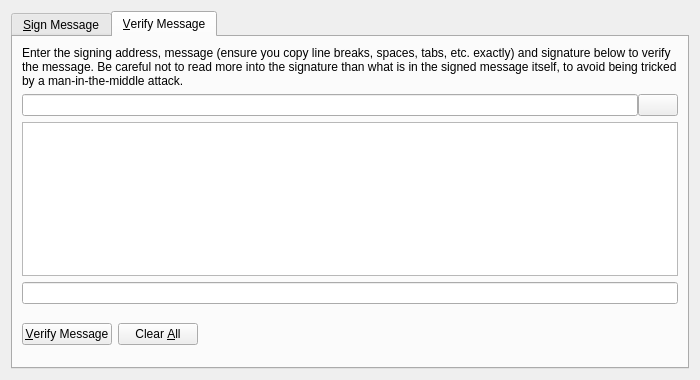
<?xml version="1.0" encoding="UTF-8"?>
<ui version="4.0">
 <class>SignVerifyMessageDialog</class>
 <widget class="QDialog" name="SignVerifyMessageDialog">
  <property name="geometry">
   <rect>
    <x>0</x>
    <y>0</y>
    <width>700</width>
    <height>380</height>
   </rect>
  </property>
  <property name="windowTitle">
   <string>Signatures - Sign / Verify a Message</string>
  </property>
  <property name="modal">
   <bool>true</bool>
  </property>
  <layout class="QVBoxLayout" name="verticalLayout">
   <item>
    <widget class="QTabWidget" name="tabWidget">
     <property name="currentIndex">
      <number>1</number>
     </property>
     <widget class="QWidget" name="tabSignMessage">
      <attribute name="title">
       <string>&amp;Sign Message</string>
      </attribute>
      <layout class="QVBoxLayout" name="verticalLayout_SM">
       <item>
        <widget class="QLabel" name="infoLabel_SM">
         <property name="text">
          <string>You can sign messages with your addresses to prove you own them. Be careful not to sign anything vague, as phishing attacks may try to trick you into signing your identity over to them. Only sign fully-detailed statements you agree to.</string>
         </property>
         <property name="textFormat">
          <enum>Qt::PlainText</enum>
         </property>
         <property name="wordWrap">
          <bool>true</bool>
         </property>
        </widget>
       </item>
       <item>
        <layout class="QHBoxLayout" name="horizontalLayout_1_SM">
         <property name="spacing">
          <number>0</number>
         </property>
         <item>
          <widget class="QValidatedLineEdit" name="addressIn_SM">
           <property name="toolTip">
            <string>The address to sign the message with (e.g. BizCoinfwYhBmGXcFP2Po1NpRUEiK8km2)</string>
           </property>
           <property name="maxLength">
            <number>34</number>
           </property>
          </widget>
         </item>
         <item>
          <widget class="QPushButton" name="addressBookButton_SM">
           <property name="toolTip">
            <string>Choose an address from the address book</string>
           </property>
           <property name="text">
            <string/>
           </property>
           <property name="icon">
            <iconset resource="../bitcoin.qrc">
             <normaloff>:/icons/address-book</normaloff>:/icons/address-book</iconset>
           </property>
           <property name="shortcut">
            <string>Alt+A</string>
           </property>
           <property name="autoDefault">
            <bool>false</bool>
           </property>
          </widget>
         </item>
         <item>
          <widget class="QPushButton" name="pasteButton_SM">
           <property name="toolTip">
            <string>Paste address from clipboard</string>
           </property>
           <property name="text">
            <string/>
           </property>
           <property name="icon">
            <iconset resource="../bitcoin.qrc">
             <normaloff>:/icons/editpaste</normaloff>:/icons/editpaste</iconset>
           </property>
           <property name="shortcut">
            <string>Alt+P</string>
           </property>
           <property name="autoDefault">
            <bool>false</bool>
           </property>
          </widget>
         </item>
        </layout>
       </item>
       <item>
        <widget class="QPlainTextEdit" name="messageIn_SM">
         <property name="toolTip">
          <string>Enter the message you want to sign here</string>
         </property>
        </widget>
       </item>
       <item>
        <layout class="QHBoxLayout" name="horizontalLayout_2_SM">
         <property name="spacing">
          <number>0</number>
         </property>
         <item>
          <widget class="QLineEdit" name="signatureOut_SM">
           <property name="font">
            <font>
             <italic>true</italic>
            </font>
           </property>
           <property name="readOnly">
            <bool>true</bool>
           </property>
          </widget>
         </item>
         <item>
          <widget class="QPushButton" name="copySignatureButton_SM">
           <property name="toolTip">
            <string>Copy the current signature to the system clipboard</string>
           </property>
           <property name="text">
            <string/>
           </property>
           <property name="icon">
            <iconset resource="../bitcoin.qrc">
             <normaloff>:/icons/editcopy</normaloff>:/icons/editcopy</iconset>
           </property>
           <property name="autoDefault">
            <bool>false</bool>
           </property>
          </widget>
         </item>
        </layout>
       </item>
       <item>
        <layout class="QHBoxLayout" name="horizontalLayout_3_SM">
         <item>
          <widget class="QPushButton" name="signMessageButton_SM">
           <property name="toolTip">
            <string>Sign the message to prove you own this BizCoin address</string>
           </property>
           <property name="text">
            <string>&amp;Sign Message</string>
           </property>
           <property name="icon">
            <iconset resource="../bitcoin.qrc">
             <normaloff>:/icons/edit</normaloff>:/icons/edit</iconset>
           </property>
           <property name="autoDefault">
            <bool>false</bool>
           </property>
          </widget>
         </item>
         <item>
          <widget class="QPushButton" name="clearButton_SM">
           <property name="toolTip">
            <string>Reset all sign message fields</string>
           </property>
           <property name="text">
            <string>Clear &amp;All</string>
           </property>
           <property name="icon">
            <iconset resource="../bitcoin.qrc">
             <normaloff>:/icons/remove</normaloff>:/icons/remove</iconset>
           </property>
           <property name="autoDefault">
            <bool>false</bool>
           </property>
          </widget>
         </item>
         <item>
          <spacer name="horizontalSpacer_1_SM">
           <property name="orientation">
            <enum>Qt::Horizontal</enum>
           </property>
           <property name="sizeHint" stdset="0">
            <size>
             <width>40</width>
             <height>48</height>
            </size>
           </property>
          </spacer>
         </item>
         <item>
          <widget class="QLabel" name="statusLabel_SM">
           <property name="font">
            <font>
             <weight>75</weight>
             <bold>true</bold>
            </font>
           </property>
           <property name="text">
            <string/>
           </property>
           <property name="wordWrap">
            <bool>true</bool>
           </property>
          </widget>
         </item>
         <item>
          <spacer name="horizontalSpacer_2_SM">
           <property name="orientation">
            <enum>Qt::Horizontal</enum>
           </property>
           <property name="sizeHint" stdset="0">
            <size>
             <width>40</width>
             <height>48</height>
            </size>
           </property>
          </spacer>
         </item>
        </layout>
       </item>
      </layout>
     </widget>
     <widget class="QWidget" name="tabVerifyMessage">
      <attribute name="title">
       <string>&amp;Verify Message</string>
      </attribute>
      <layout class="QVBoxLayout" name="verticalLayout_VM">
       <item>
        <widget class="QLabel" name="infoLabel_VM">
         <property name="text">
          <string>Enter the signing address, message (ensure you copy line breaks, spaces, tabs, etc. exactly) and signature below to verify the message. Be careful not to read more into the signature than what is in the signed message itself, to avoid being tricked by a man-in-the-middle attack.</string>
         </property>
         <property name="textFormat">
          <enum>Qt::PlainText</enum>
         </property>
         <property name="alignment">
          <set>Qt::AlignLeading|Qt::AlignLeft|Qt::AlignTop</set>
         </property>
         <property name="wordWrap">
          <bool>true</bool>
         </property>
        </widget>
       </item>
       <item>
        <layout class="QHBoxLayout" name="horizontalLayout_1_VM">
         <property name="spacing">
          <number>0</number>
         </property>
         <item>
          <widget class="QValidatedLineEdit" name="addressIn_VM">
           <property name="toolTip">
            <string>The address the message was signed with (e.g. BizCoinfwYhBmGXcFP2Po1NpRUEiK8km2)</string>
           </property>
           <property name="maxLength">
            <number>34</number>
           </property>
          </widget>
         </item>
         <item>
          <widget class="QPushButton" name="addressBookButton_VM">
           <property name="toolTip">
            <string>Choose an address from the address book</string>
           </property>
           <property name="text">
            <string/>
           </property>
           <property name="icon">
            <iconset resource="../bitcoin.qrc">
             <normaloff>:/icons/address-book</normaloff>:/icons/address-book</iconset>
           </property>
           <property name="shortcut">
            <string>Alt+A</string>
           </property>
           <property name="autoDefault">
            <bool>false</bool>
           </property>
          </widget>
         </item>
        </layout>
       </item>
       <item>
        <widget class="QPlainTextEdit" name="messageIn_VM"/>
       </item>
       <item>
        <widget class="QValidatedLineEdit" name="signatureIn_VM"/>
       </item>
       <item>
        <layout class="QHBoxLayout" name="horizontalLayout_2_VM">
         <item>
          <widget class="QPushButton" name="verifyMessageButton_VM">
           <property name="toolTip">
            <string>Verify the message to ensure it was signed with the specified BizCoin address</string>
           </property>
           <property name="text">
            <string>&amp;Verify Message</string>
           </property>
           <property name="icon">
            <iconset resource="../bitcoin.qrc">
             <normaloff>:/icons/transaction_0</normaloff>:/icons/transaction_0</iconset>
           </property>
           <property name="autoDefault">
            <bool>false</bool>
           </property>
          </widget>
         </item>
         <item>
          <widget class="QPushButton" name="clearButton_VM">
           <property name="toolTip">
            <string>Reset all verify message fields</string>
           </property>
           <property name="text">
            <string>Clear &amp;All</string>
           </property>
           <property name="icon">
            <iconset resource="../bitcoin.qrc">
             <normaloff>:/icons/remove</normaloff>:/icons/remove</iconset>
           </property>
           <property name="autoDefault">
            <bool>false</bool>
           </property>
          </widget>
         </item>
         <item>
          <spacer name="horizontalSpacer_1_VM">
           <property name="orientation">
            <enum>Qt::Horizontal</enum>
           </property>
           <property name="sizeHint" stdset="0">
            <size>
             <width>40</width>
             <height>48</height>
            </size>
           </property>
          </spacer>
         </item>
         <item>
          <widget class="QLabel" name="statusLabel_VM">
           <property name="font">
            <font>
             <weight>75</weight>
             <bold>true</bold>
            </font>
           </property>
           <property name="text">
            <string/>
           </property>
           <property name="wordWrap">
            <bool>true</bool>
           </property>
          </widget>
         </item>
         <item>
          <spacer name="horizontalSpacer_2_VM">
           <property name="orientation">
            <enum>Qt::Horizontal</enum>
           </property>
           <property name="sizeHint" stdset="0">
            <size>
             <width>40</width>
             <height>48</height>
            </size>
           </property>
          </spacer>
         </item>
        </layout>
       </item>
      </layout>
     </widget>
    </widget>
   </item>
  </layout>
 </widget>
 <customwidgets>
  <customwidget>
   <class>QValidatedLineEdit</class>
   <extends>QLineEdit</extends>
   <header>qvalidatedlineedit.h</header>
  </customwidget>
 </customwidgets>
 <resources>
  <include location="../bitcoin.qrc"/>
 </resources>
 <connections/>
</ui>
